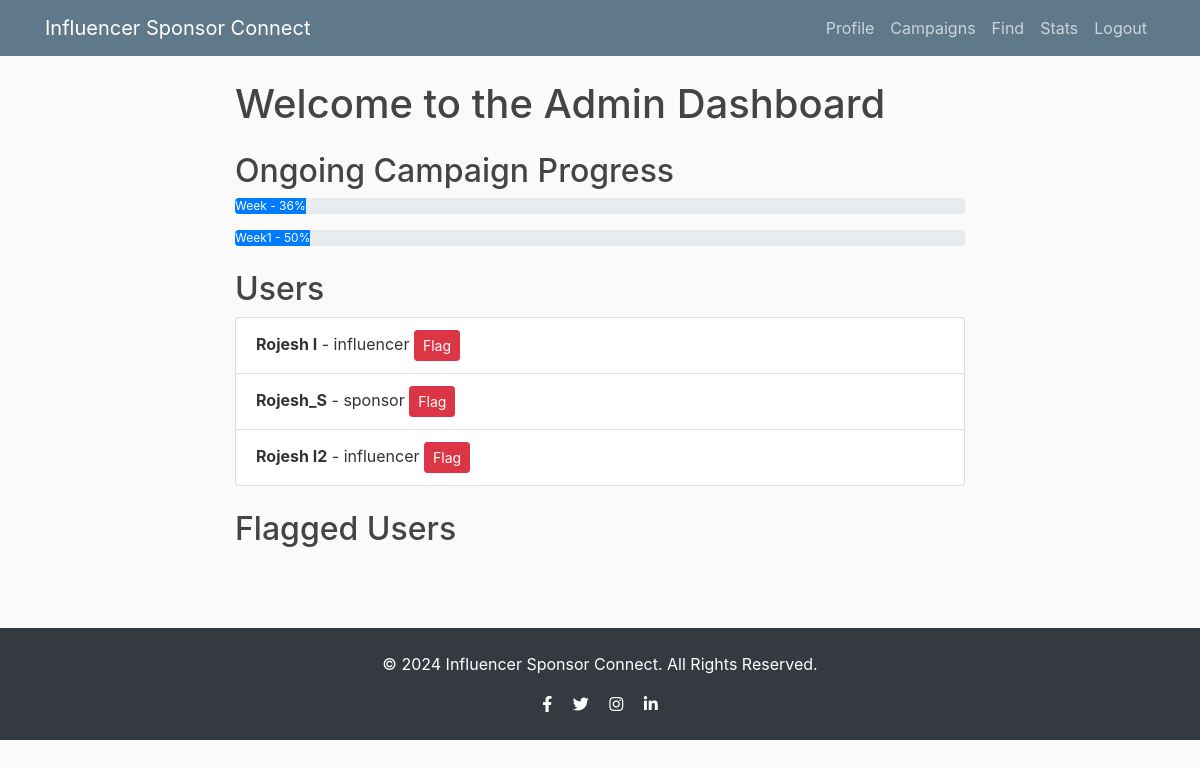
The app's page /admin_dash (signed in), older data.
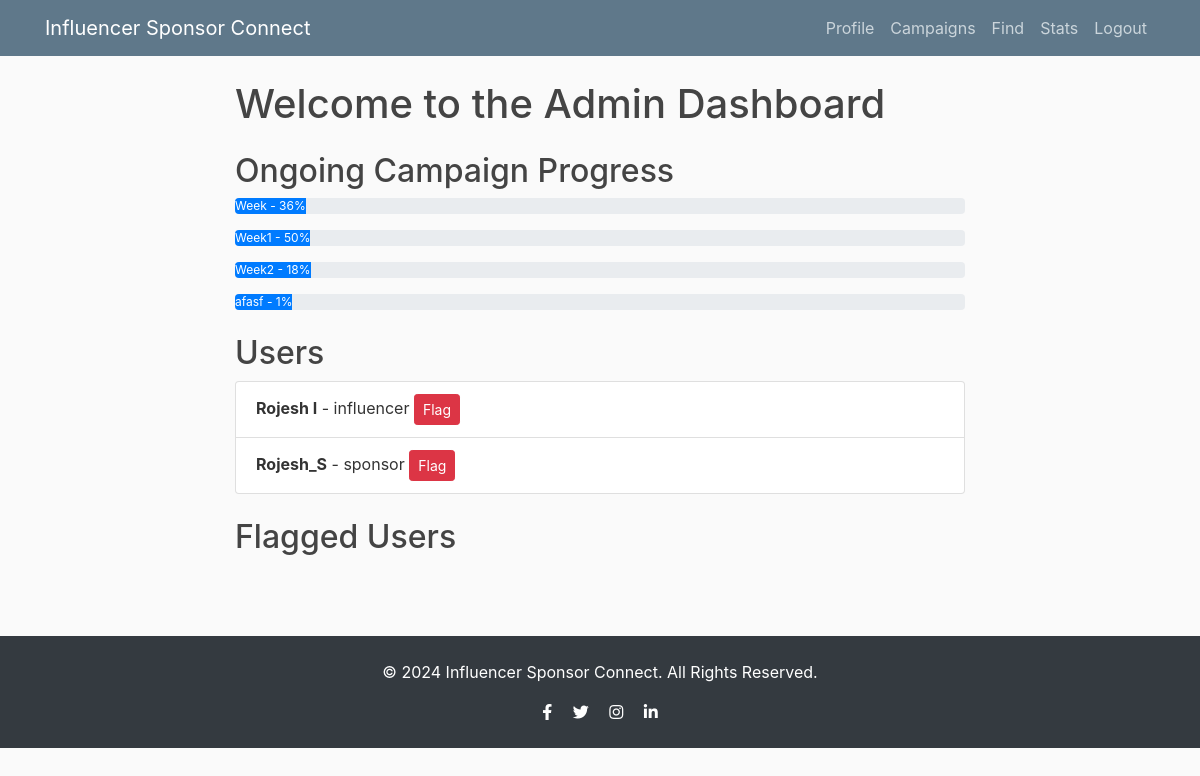
The same page, newer data.
### Flask/models.py (models this page shows)
class Campaign(db.Model,UserMixin):
    __tablename__ = 'campaigns'
    id = db.Column(db.Integer, primary_key=True)
    user_id = db.Column(db.Integer, db.ForeignKey('user.id'), nullable=False)  # Added user_id
    campaign_name = db.Column(db.String(120), nullable=False)
    category = db.Column(db.String(80))
    budget = db.Column(db.Float)
    status = db.Column(db.String(80))
    products = db.Column(db.String(200))
    goals = db.Column(db.String(200))
    progress = db.Column(db.Integer)
    start_date = db.Column(db.Date)
    end_date = db.Column(db.Date)
    ad_requests = db.relationship('AdRequest', back_populates='campaign', cascade="all, delete-orphan")
    sponsor = db.relationship('User', backref=db.backref('campaigns', lazy=True))

class User(db.Model,UserMixin):
    id = db.Column(db.Integer, primary_key=True)
    username = db.Column(db.String(50), unique=True, nullable=False)
    password = db.Column(db.String(100), nullable=False)
    role = db.Column(db.String(20), nullable=False)  # 'sponsor' or 'influencer' or 'admin'
    company_name = db.Column(db.String(100))  # Only for sponsors
    name = db.Column(db.String(100))  # Only for infl
    category = db.Column(db.String(50))  # For influencers: category
    niche = db.Column(db.String(50))  # For influencers: niche
    reach = db.Column(db.Integer)  # For influencers: reach
    budget = db.Column(db.Float)
    platforms = db.Column(db.String(120))  # Store platforms as comma-separated string
    blacklist = db.Column(db.Boolean(),default=False)

### Flask/routes.py (the view)
@app.route('/admin_dash')
@login_required
def admin_dash():
    users = User.query.filter(~User.flagged.any(),User.role != 'admin').all()
    flagged_users = FlaggedUser.query.all()
    flagged_campaigns = []
    campaigns = Campaign.query.all()
    return render_template('admin_dash.html', users=users, flagged_users=flagged_users, flagged_campaigns=flagged_campaigns, campaigns=campaigns)

### Flask/__init__.py (called while the page is built)
@login_manager.user_loader
def load_user(user_id):
    from Flask.models import User
    return User.query.get(int(user_id))

### Flask/templates/admin_dash.html (shortened to what this page needs)
{% extends "layout.html" %}
{% block content %}
    <h1>Welcome to the Admin Dashboard</h1>
    <div class="my-4">
        <h2>Ongoing Campaign Progress</h2>
        {% for campaign in campaigns %}
            <div class="progress mb-3">
                <div class="progress-bar" role="progressbar" style="width: {{ campaign.progress }}" aria-valuenow="{{ campaign.progress }}" aria-valuemin="0" aria-valuemax="100">
                    {{ campaign.campaign_name }} - {{ campaign.progress }}%
                </div>
            </div>
        {% endfor %}
    </div>
    <div class="my-4">
        <h2>Users</h2>
        <ul class="list-group">
            {% for user in users %}
                <li class="list-group-item">
                    <strong>{{ user.username }}</strong> - {{ user.role }}
                    <form method="post" action="{{ url_for('flag_user', user_id=user.id) }}" style="display:inline;">
                        <button type="submit" class="btn btn-danger btn-sm">Flag</button>
                    </form>
                </li>
            {% endfor %}
        </ul>
    </div>
    <div class="my-4">
        <h2>Flagged Users</h2>
    </div>
{% endblock %}

Row changes from the older to the newer data that the page shows:
removed User: username "Rojesh I2", role "influencer"
added Campaign: campaign_name "Week2", progress "18"
added Campaign: campaign_name "afasf", progress "1"
